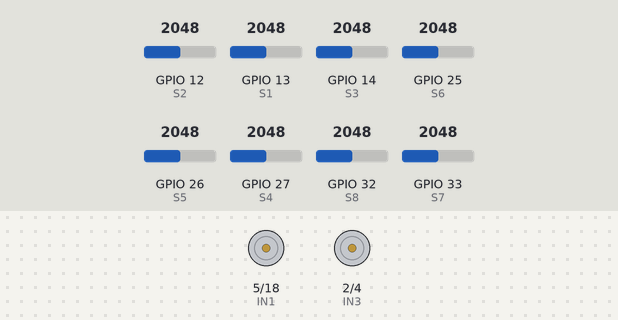
Recording of a sketch running on a simulated ESP32. Shown: motor-driver pin pairs drawn as motors (green arrow = first pin HIGH = forward, orange = second pin HIGH = backward, longer = more drive, scaled by the enable pin). The test bench sets the inputs (shaded band); at power-on: GPIO 12 (S2) = 2048, GPIO 25 (S6) = 2048, GPIO 32 (S8) = 2048, GPIO 13 (S1) = 2048, GPIO 14 (S3) = 2048, GPIO 26 (S5) = 2048, GPIO 27 (S4) = 2048, GPIO 33 (S7) = 2048. What the sketch prints to the serial monitor is not drawn.

Above: at 1.2 s.
1.3 s: GPIO 12 (S2) set to 318
2.8 s: GPIO 12 (S2) set to 278
At 3.7 s:
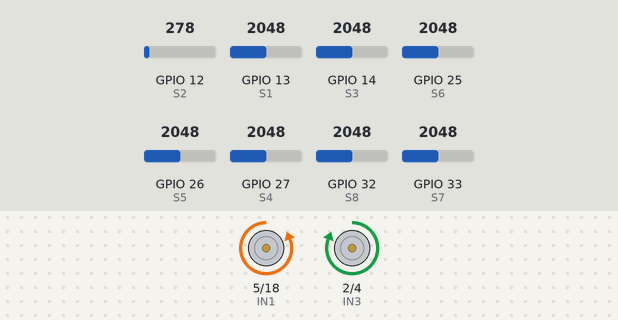
4.3 s: GPIO 25 (S6) set to 322
5.8 s: GPIO 25 (S6) set to 282
At 7.0 s:
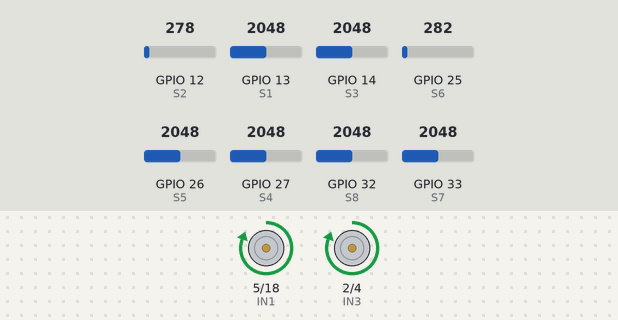
7.3 s: GPIO 32 (S8) set to 313
8.8 s: GPIO 32 (S8) set to 284
At 9.4 s:
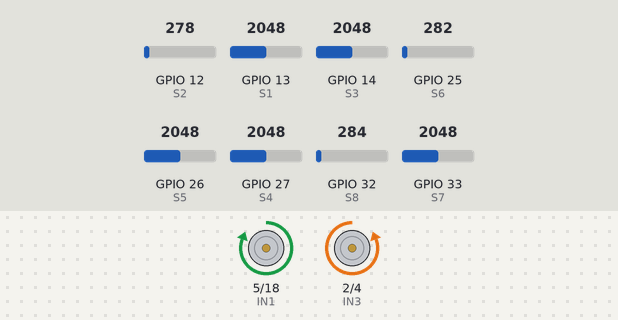
Timing chart, 0 to 11.3 s (numbered marks = the images above; inputs shaded):
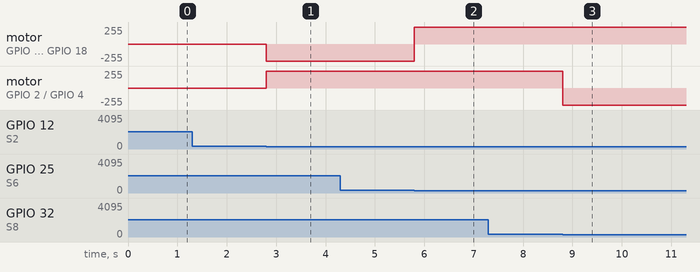

Measured:
- the behaviour switches between 300 and 299 on GPIO 12 (S2) (found by bisection; images 0 and 1)
- the behaviour switches between 300 and 299 on GPIO 25 (S6) (found by bisection; images 1 and 2)
- the behaviour switches between 300 and 299 on GPIO 32 (S8) (found by bisection; images 2 and 3)
- after the input at 2.8 s, motor on GPIO 5 (IN1) / GPIO 18 (IN2): stopped → backward 255/255 at once; motor on GPIO 2 (IN3) / GPIO 4 (IN4): stopped → forward 255/255 at once
- after the input at 5.8 s, motor on GPIO 5 (IN1) / GPIO 18 (IN2): backward 255/255 → forward 255/255 at once
- after the input at 8.8 s, motor on GPIO 2 (IN3) / GPIO 4 (IN4): forward 255/255 → backward 255/255 at once

The sketch:

array.ino
```cpp
// -------- IR Sensors (ESP32 ADC pins) --------
#define S1 13
#define S2 12
#define S3 14
#define S4 27
#define S5 26
#define S6 25
#define S7 33
#define S8 32

// -------- Motor Direction Pins --------
#define IN1 5
#define IN2 18
#define IN3 2
#define IN4 4

// -------- Enable Pins --------
#define ENA 19   // Left motor
#define ENB 15   // Right motor

int TH = 300;

void setup() {
  Serial.begin(115200);

  pinMode(IN1, OUTPUT);
  pinMode(IN2, OUTPUT);
  pinMode(IN3, OUTPUT);
  pinMode(IN4, OUTPUT);

  pinMode(ENA, OUTPUT);
  pinMode(ENB, OUTPUT);

  digitalWrite(ENA, HIGH);
  digitalWrite(ENB, HIGH);
}

void loop() {

  int raw[8];
  int dig[8];

  raw[0] = analogRead(S1);
  raw[1] = analogRead(S2);
  raw[2] = analogRead(S3);
  raw[3] = analogRead(S4);
  raw[4] = analogRead(S5);
  raw[5] = analogRead(S6);
  raw[6] = analogRead(S7);
  raw[7] = analogRead(S8);

  // Convert to digital
  for (int i = 0; i < 8; i++) {
    dig[i] = (raw[i] < TH) ? 0 : 1;
  }

  // ---- WEIGHTED POSITION ----
  int weights[8] = {0, 1000, 2000, 3000, 4000, 5000, 6000, 7000};

  long sum = 0;
  long count = 0;

  for (int i = 0; i < 8; i++) {
    if (dig[i] == 0) { // black line
      sum += weights[i];
      count++;
    }
  }

  int pos;

  // If no sensor detects line → stop or search
  if (count == 0) {
    stopMotor();
    Serial.println("NO LINE");
    return;
  }

  pos = sum / count;  // Average position

  Serial.print("POS = ");
  Serial.println(pos);

  // ---- DECISION ----

  if (pos > 2800 && pos < 4200) {
    // Center range
    forward();
  }
  else if (pos <= 2800) {
    left();
  }
  else if (pos >= 4200) {
    right();
  }
}


// -------- MOTOR FUNCTIONS --------
void forward() {
  digitalWrite(IN1, HIGH);
  digitalWrite(IN2, LOW);
  digitalWrite(IN3, HIGH);
  digitalWrite(IN4, LOW);
}

void left() {
  digitalWrite(IN1, LOW);
  digitalWrite(IN2, HIGH);
  digitalWrite(IN3, HIGH);
  digitalWrite(IN4, LOW);
}

void right() {
  digitalWrite(IN1, HIGH);
  digitalWrite(IN2, LOW);
  digitalWrite(IN3, LOW);
  digitalWrite(IN4, HIGH);
}

void stopMotor() {
  digitalWrite(IN1, LOW);
  digitalWrite(IN2, LOW);
  digitalWrite(IN3, LOW);
  digitalWrite(IN4, LOW);
}
```
